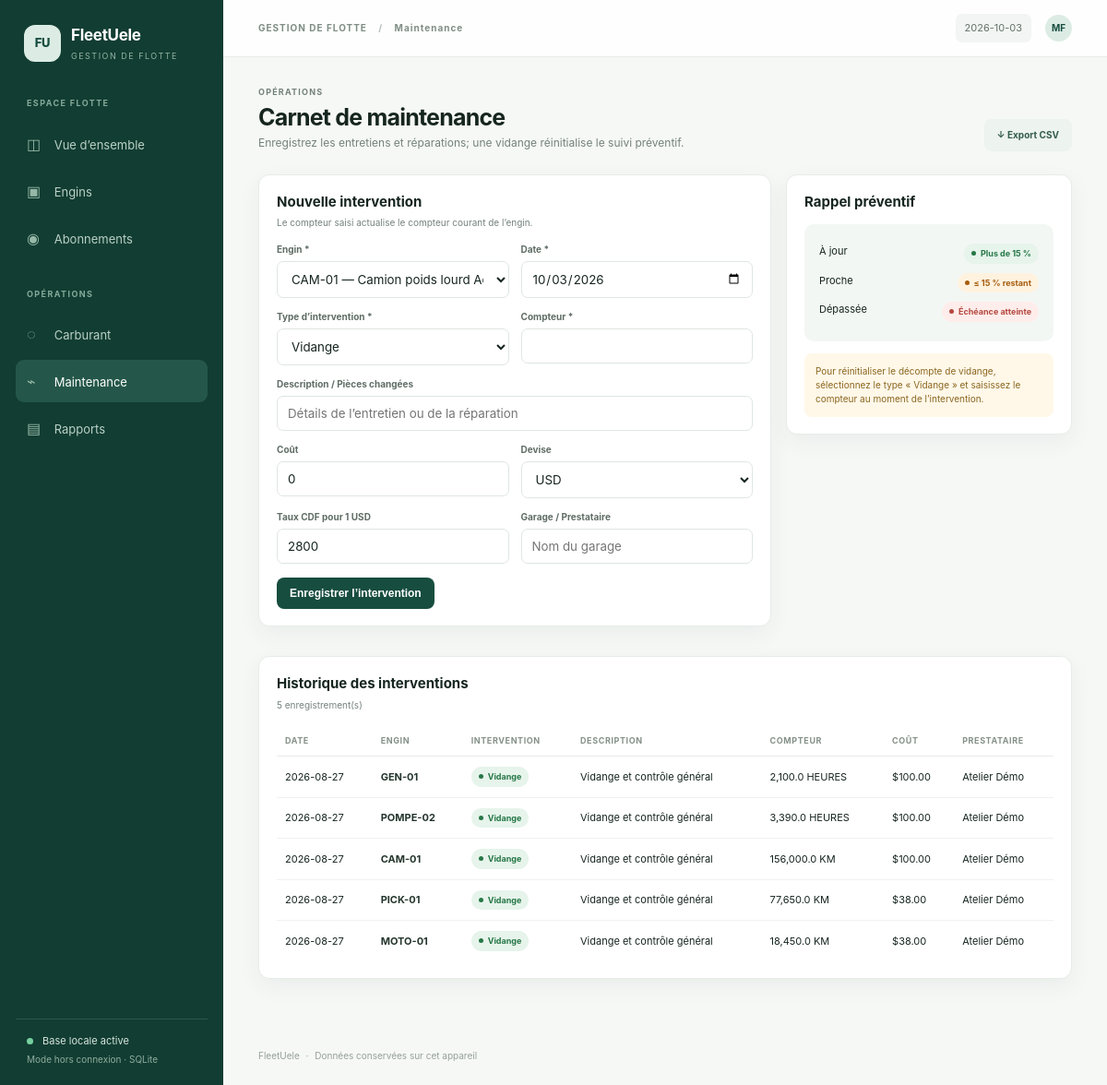
The app's page /maintenance with its own data.
### tables this page shows
CREATE TABLE maintenance_logs (
            id INTEGER PRIMARY KEY AUTOINCREMENT,
            asset_id INTEGER NOT NULL REFERENCES assets(id) ON DELETE CASCADE,
            done_at TEXT NOT NULL,
            kind TEXT NOT NULL,
            description TEXT DEFAULT '',
            cost REAL NOT NULL DEFAULT 0,
            currency TEXT NOT NULL CHECK(currency IN ('USD','CDF')),
            fx_rate REAL NOT NULL DEFAULT 2800,
            cost_usd REAL NOT NULL,
            meter REAL NOT NULL,
            vendor TEXT DEFAULT ''
        );

CREATE TABLE assets (
            id INTEGER PRIMARY KEY AUTOINCREMENT,
            code TEXT NOT NULL UNIQUE,
            client TEXT NOT NULL DEFAULT 'Client Démo',
            label TEXT NOT NULL,
            category TEXT NOT NULL,
            unit TEXT NOT NULL CHECK(unit IN ('KM','HEURES')),
            interval REAL NOT NULL,
            initial_meter REAL NOT NULL DEFAULT 0,
            current_meter REAL NOT NULL DEFAULT 0,
            created_at TEXT NOT NULL
        );

### app.py (the view, shortened to what this page needs)
@app.route("/maintenance", methods=["GET", "POST"])
def maintenance_page():
    with get_db() as db:
        assets=db.execute("SELECT id,code,label,unit,current_meter FROM assets ORDER BY code").fetchall()
        logs=db.execute("SELECT m.*,a.code,a.label,a.unit FROM maintenance_logs m JOIN assets a ON a.id=m.asset_id ORDER BY m.done_at DESC,m.id DESC",).fetchall()
    return render_template("maintenance.html",assets=assets,logs=logs)

### app.py (called while the page is built)
def get_db() -> sqlite3.Connection:
    db = sqlite3.connect(DB_PATH)
    db.row_factory = sqlite3.Row
    db.execute("PRAGMA foreign_keys = ON")
    return db

@app.context_processor
def inject_globals():
    return {"today": date.today().isoformat(), "rates": RATES, "methods": METHODS, "maintenance_types": MAINTENANCE_TYPES}

### templates/maintenance.html
{% extends 'base.html' %}{% block title %}Maintenance{% endblock %}{% block crumb %}Maintenance{% endblock %}{% block content %}
<div class="page-head"><div><div class="eyebrow">Opérations</div><h1>Carnet de maintenance</h1><p class="subtitle">Enregistrez les entretiens et réparations; une vidange réinitialise le suivi préventif.</p></div><div class="toolbar"><a class="btn secondary" href="{{ url_for('export_csv',kind='maintenance') }}">↓ Export CSV</a></div></div>
<div class="form-layout"><section class="panel"><div class="panel-head"><div><h2>Nouvelle intervention</h2><p>Le compteur saisi actualise le compteur courant de l’engin.</p></div></div><form method="post"><div class="form-grid"><div class="field"><label>Engin *</label><select name="asset_id" required>{% for a in assets %}<option value="{{ a.id }}">{{ a.code }} — {{ a.label }}</option>{% endfor %}</select></div><div class="field"><label>Date *</label><input type="date" name="done_at" value="{{ today }}" required></div><div class="field"><label>Type d’intervention *</label><select name="kind" required>{% for k in maintenance_types %}<option>{{ k }}</option>{% endfor %}</select></div><div class="field"><label>Compteur *</label><input type="number" name="meter" step=".1" min="0" required></div><div class="field full"><label>Description / Pièces changées</label><input name="description" placeholder="Détails de l’entretien ou de la réparation"></div><div class="field"><label>Coût</label><input name="cost" type="number" step=".01" min="0" value="0"></div><div class="field"><label>Devise</label><select name="currency"><option>USD</option><option>CDF</option></select></div><div class="field"><label>Taux CDF pour 1 USD</label><input type="number" name="fx_rate" value="2800" min="1"></div><div class="field"><label>Garage / Prestataire</label><input name="vendor" placeholder="Nom du garage"></div></div><div class="form-actions"><button class="btn">Enregistrer l’intervention</button></div></form></section><aside class="panel"><h2>Rappel préventif</h2><div class="rate-card"><div class="rate-line"><span>À jour</span><span class="badge green">Plus de 15 %</span></div><div class="rate-line"><span>Proche</span><span class="badge orange">≤ 15 % restant</span></div><div class="rate-line"><span>Dépassée</span><span class="badge red">Échéance atteinte</span></div></div><div class="callout">Pour réinitialiser le décompte de vidange, sélectionnez le type « Vidange » et saisissez le compteur au moment de l’intervention.</div></aside></div>
<section class="panel" style="margin-top:16px"><div class="panel-head"><div><h2>Historique des interventions</h2><p>{{ logs|length }} enregistrement(s)</p></div></div><div class="table-wrap"><table><thead><tr><th>Date</th><th>Engin</th><th>Intervention</th><th>Description</th><th>Compteur</th><th>Coût</th><th>Prestataire</th></tr></thead><tbody>{% for m in logs %}<tr><td>{{ m.done_at }}</td><td class="primary-cell">{{ m.code }}</td><td><span class="badge {{ 'green' if m.kind=='Vidange' else 'gray' }}">{{ m.kind }}</span></td><td>{{ m.description or '—' }}</td><td>{{ '{:,.1f}'.format(m.meter) }} {{ m.unit }}</td><td>${{ '%.2f'|format(m.cost_usd) }}</td><td>{{ m.vendor or '—' }}</td></tr>{% else %}<tr><td colspan="7" class="empty">Aucune intervention enregistrée.</td></tr>{% endfor %}</tbody></table></div></section>
{% endblock %}

### static/style.css (style rules this page uses)
:root { --ink:#16251f;--muted:#74827b;--green:#174d3f;--green2:#dcece4;--line:#e7ece8;--bg:#f6f8f6;--white:#fff;--orange:#b86a16;--red:#b3443c;--shadow:0 8px 24px rgba(24,49,38,.055) }
* { box-sizing:border-box }
body { margin:0;background:var(--bg);color:var(--ink);font:14px/1.5 Inter,-apple-system,BlinkMacSystemFont,"Segoe UI",sans-serif }
a { color:inherit;text-decoration:none }
.page-head { display:flex;align-items:flex-end;justify-content:space-between;gap:16px;margin-bottom:25px }
.eyebrow { color:#738178;letter-spacing:1.2px;font-size:9px;font-weight:700;text-transform:uppercase;margin-bottom:5px }
h1 { font-size:25px;letter-spacing:-.8px;margin:0 0 4px;line-height:1.2 }
h2 { font-size:15px;margin:0 }
.subtitle { color:var(--muted);font-size:12px;margin:0 }
.btn { border:0;border-radius:8px;background:var(--green);color:#fff;font-weight:650;font-size:12px;padding:10px 14px;display:inline-flex;align-items:center;justify-content:center;gap:7px;cursor:pointer }
.btn.secondary { background:#edf3ef;color:#315c4b }
.card,.panel { background:var(--white);border:1px solid var(--line);border-radius:12px;box-shadow:var(--shadow) }
.panel { padding:18px 19px;margin-bottom:16px }
.panel-head { display:flex;justify-content:space-between;align-items:center;margin-bottom:14px }
.panel-head p { font-size:10px;color:var(--muted);margin:4px 0 0 }
.table-wrap { overflow-x:auto }
table { width:100%;border-collapse:collapse;text-align:left;font-size:11px }
th { color:#859189;font-weight:650;font-size:9px;text-transform:uppercase;letter-spacing:.6px;padding:10px 9px;border-bottom:1px solid var(--line);white-space:nowrap }
td { padding:11px 9px;border-bottom:1px solid #eff2ef;vertical-align:middle }
tbody tr:last-child td { border-bottom:0 }
.primary-cell { font-weight:650;color:#25362e }
.badge { display:inline-flex;align-items:center;gap:5px;padding:4px 8px;border-radius:99px;font-size:9px;font-weight:700;white-space:nowrap }
.badge:before { content:'';width:5px;height:5px;background:currentColor;border-radius:50% }
.badge.green { background:#e6f4eb;color:#277747 }
.badge.orange { background:#fff2df;color:#a65d0e }
.badge.red { background:#ffedeb;color:#b4473f }
.form-grid { display:grid;grid-template-columns:repeat(2,minmax(0,1fr));gap:13px }
.field { display:flex;flex-direction:column;gap:5px }
.field.full { grid-column:1/-1 }
label { font-size:10px;font-weight:700;color:#5f6d65 }
input,select,textarea { font:12px inherit;color:var(--ink);font-family:inherit;border:1px solid #dfe6e1;border-radius:7px;padding:10px 11px;background:#fff;width:100%;outline:none }
.form-actions { display:flex;gap:8px;margin-top:15px }
.form-layout { display:grid;grid-template-columns:minmax(0,1fr) 310px;gap:16px;align-items:start }
.rate-card { padding:16px;border-radius:10px;background:#f3f7f4;margin:13px 0 }
.rate-line { display:flex;justify-content:space-between;font-size:11px;padding:5px 0 }
.callout { padding:12px;border-radius:8px;background:#fff8e9;color:#8a651e;font-size:10px }
.toolbar { display:flex;gap:8px;flex-wrap:wrap }
.toolbar .btn { font-size:10px }

### records on screen
maintenance_logs: done_at "2026-08-27", code "GEN-01", kind "Vidange", description "Vidange et contrôle général", meter "2,100.0", unit "HEURES", cost_usd "100.00", vendor "Atelier Démo"
maintenance_logs: done_at "2026-08-27", code "POMPE-02", kind "Vidange", description "Vidange et contrôle général", meter "3,390.0", unit "HEURES", cost_usd "100.00", vendor "Atelier Démo"
maintenance_logs: done_at "2026-08-27", code "CAM-01", kind "Vidange", description "Vidange et contrôle général", meter "156,000.0", unit "KM", cost_usd "100.00", vendor "Atelier Démo"
maintenance_logs: done_at "2026-08-27", code "PICK-01", kind "Vidange", description "Vidange et contrôle général", meter "77,650.0", unit "KM", cost_usd "38.00", vendor "Atelier Démo"
maintenance_logs: done_at "2026-08-27", code "MOTO-01", kind "Vidange", description "Vidange et contrôle général", meter "18,450.0", unit "KM", cost_usd "38.00", vendor "Atelier Démo"

### other values on screen
{{ logs|length }} "5"
form field asset_id "CAM-01 — Camion poids lourd Actros"
form field kind "Vidange"
